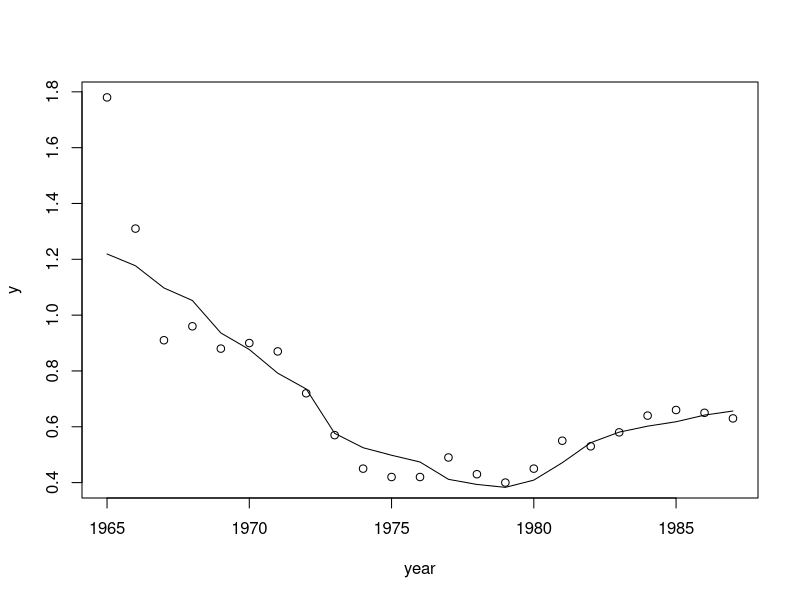

The R source for this figure:
rm(list=ls())

#
#FUNCTIONS
#

BNext = function(BNow, r, K, CNow){
	#BNow + r*BNow*(1-log(BNow/K)) - CNow
	one = BNow 
	two1 = r*BNow
	two2 = 1-exp(log(BNow)-log(K))
	thr = -CNow
	#
	out = one + two1*two2 + thr
	return(out)
}

#
ll = function(par, x){
	#parameters
	q = par[1]
	r = par[2]
	K = par[3]
	s = par[4]
	B0= par[5]
	#
	#B0 = K
	C0 = 0#C[1]
	#
	Bs = matrix(NaN, nrow=Y, ncol=1)
	Bs[1] = BNext(B0, r, K, C0)
	for(t in 1:Y){ Bs[t+1]=BNext(Bs[t], r, K, C[t]) }
	#Is = q*Bs
	logIs = log(q) + log(Bs)
	#out = -sum(dnorm(log(y), mean=log(Is), sd=s, log=T))
	out = -sum(dnorm(log(x), mean=logIs, sd=s, log=T))
	#print(c(q, r, K, s, B0))
	#print(logIs)
	#print('')
	#
	return(out)
}

#
#MAIN
#

#data
year = 1965:1987; Y = length(year)
y = c(1.78, 1.31, 0.91, 0.96, 0.88, 0.90, 0.87, 0.72, 0.57, 0.45, 0.42, 0.42, 0.49, 0.43, 0.40, 0.45, 0.55, 0.53, 0.58, 0.64, 0.66, 0.65, 0.63)
C = c(94, 212, 195, 383, 320, 402, 366, 606, 378, 319, 309, 389, 277, 254, 170, 97, 91, 177, 216, 229, 211, 231, 223)
#optimization
s0 = 0.1
q0 = 0.001
r0 = 0.1
K0 = 10000
B0 = 10000
par    = c(q0, r0, K0, s0, B0)
parLow = rep(.Machine$double.eps, 5)
parHi  = c(1e0, 1e0, 1e6, 1e0, 1e6)
optimOut = optim(par, ll, x=y,
	method  = "L-BFGS-B",
	lower   = parLow,
	upper   = parHi,
	control = list(
		maxit=1e9,
		ndeps=rep(.Machine$double.eps, 5),
		pgtol=.Machine$double.eps,
		fnscale=.Machine$double.eps
	)
)
#output
sHat  = 0.12   	#optimOut$par[4]	#
qHat  = 0.00045	#optimOut$par[1]	#
rHat  = 0.39   	#optimOut$par[2]	#
KHat  = 2709   	#optimOut$par[3]	#
B0Hat = KHat	#optimOut$par[5] 	#
#
writeLines(sprintf('rHat: %f', rHat))
writeLines(sprintf('KHat: %f', KHat))
writeLines(sprintf('qHat: %f', qHat))
writeLines(sprintf('sHat: %f', sHat))
writeLines(sprintf('B0Hat: %f', B0Hat))
#
IHat = matrix(NaN, nrow=1, ncol=Y); colnames(IHat) = year
BHat = matrix(NaN, nrow=1, ncol=Y); colnames(BHat) = year
BHat[1] = BNext(B0Hat, rHat, KHat, 0)
for(t in 1:(Y-1)){
        BHat[t+1] = BNext(BHat[t], rHat, KHat, C[t])
}
IHat = qHat*BHat
#
plot(year, y)
lines(year, IHat)

